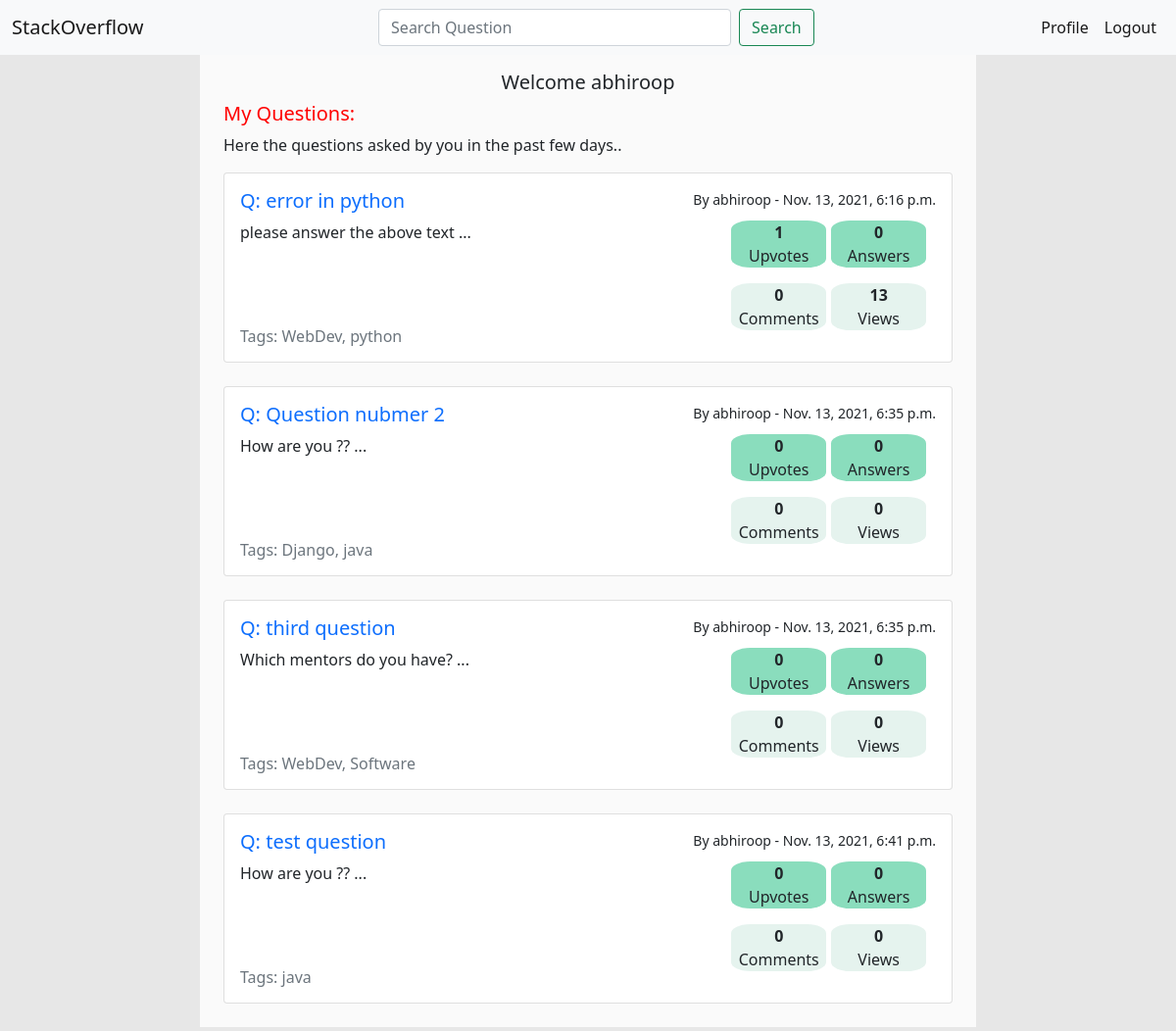
Page /user_profile (signed in) on the earlier database version.
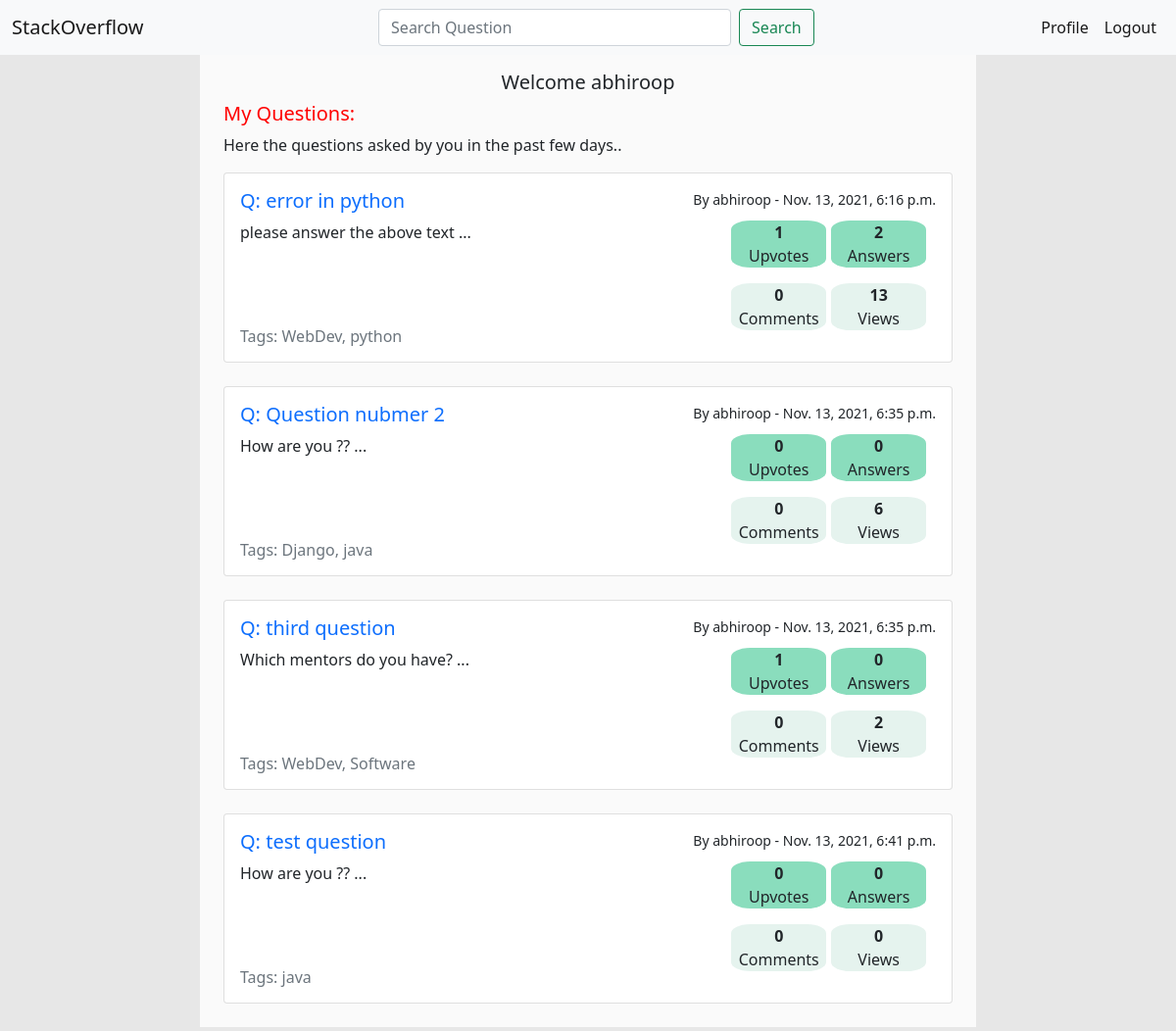
Same page on the later database version.
### lander/models.py (models this page shows, shortened)
class Question(models.Model):
    QUESTION_TAGS = (
        ('WebDev','WebDev'),
        ('Software','Software'),
        ('Django','Django'),
        ('java','java'),
        ('python','python'),
    )
    user = models.ForeignKey(User, on_delete=models.CASCADE)
    question_heading = models.CharField(max_length=50, null=True)
    question_text = models.CharField(max_length=1000, null=False)
    post_date = models.DateTimeField(auto_now_add=True)
    ans_count = models.IntegerField(default=0)
    comment_count = models.IntegerField(default=0)
    views = models.IntegerField(default=0)
    upvote_count = models.IntegerField(default=0, null=True)
    tags = MultiSelectField(choices = QUESTION_TAGS)

### lander/views.py (the view)
# urls.py: path('user_profile', views.user_profile, name='user_profile'),
def user_profile(request):
    question = Question.objects.filter(user = request.user)
    context = {
        'question':question
    }
    return render(request,"lander/user_profile.html", context)

### lander/templates/lander/user_profile.html (shortened to what this page needs)
{% extends 'lander/base.html' %}
{% load static %}
    {% block content %}
    <div class="content">
        <div class="main_container mt-0"><br>
        <h5 style="text-align: center;"> Welcome {{user.username}}</h5>
        <div class="first_line">
            <h5 class="search_result">My Questions: </h5>
        </div>
        <p class="text_question">Here the questions asked by you in the past few days..
        </p>
        {% for i in question %}
                <div class="card" >
                    <div class="card-body">
                        <div class="first_line">
                            <h5 ><a href="{% url 'question_detail' i.id %}" style="text-decoration: none;">Q: {{ i.question_heading }}</a></h5>
                            <small><div class="float-right" id="user_desc_big">By {{i.user}} - {{i.post_date}}</div></small>
                        </div>
                        <div class="row">
                            <div class="col-md-8">
                                <p class="card-text">{{i.question_text|slice:":150"|add:" ..." }}</p>
                                <small><h6 class=" text-muted pb-2" id="tag_bottom">Tags: {{i.tags}}</h6></small>
                                </div>
                            <div class="col-md-4">
                                <div class="row">
                                    <div class="col-md-1"></div>
                                    <div class="col-md-5 float-right px-0">
                                        <div class="info_box px-0">
                                            <p class="mb-0"><strong >{{ i.upvote_count }}</strong></p>
                                            <p class="mt-0">Upvotes</p>
                                        </div>
                                        <div class="info_box2 px-0">
                                            <p class="mb-0"><strong >{{ i.comment_count }}</strong></p>
                                            <p class="mt-0 element_fit">Comments</p>
                                        </div>
                                    </div>
                                    <div class="col-md-5 px-0">
                                        <div class="info_box">
                                            <p class="mb-0"><strong >{{ i.ans_count }}</strong></p>
                                            <p class="mt-0">Answers</p>
                                        </div>
                                        <div class="info_box2 px-0">
                                            <p class="mb-0"><strong > {{ i.views }} </strong></p>
                                            <p class="mt-0">Views</p>
                                        </div>
                                    </div>
                                </div>
                            </div>
                        </div>
                    </div>
                </div>
                <br>
        {% endfor %}
        </div>
    </div>
    {% endblock %}

Differences in the rows shown:
changed Question "error in python": ans_count "0" → "2"
changed Question "Question nubmer 2": views "0" → "6"
changed Question "third question": upvote_count "0" → "1"; views "0" → "2"
